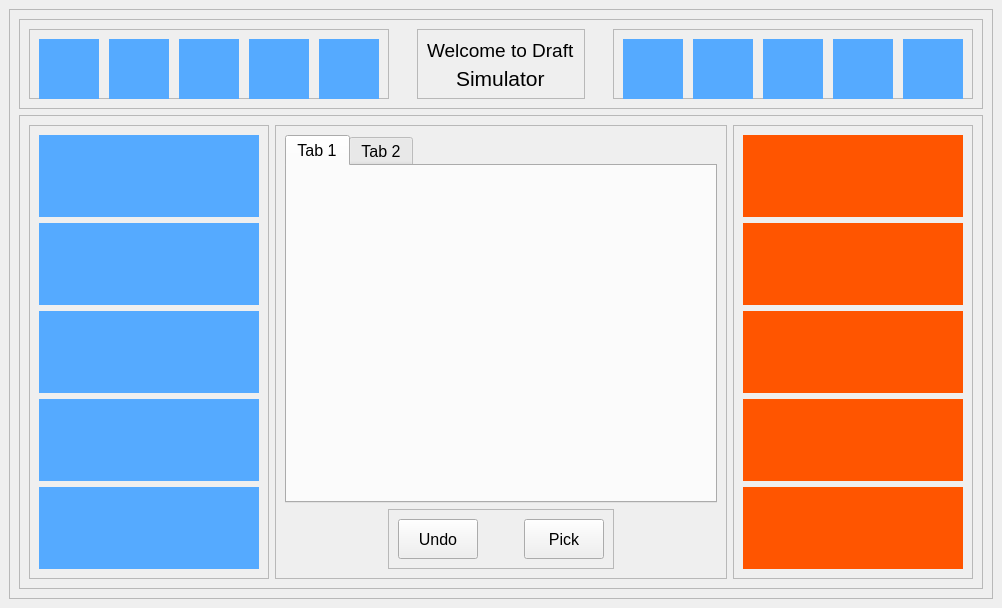
<?xml version="1.0" encoding="UTF-8"?>
<ui version="4.0">
 <class>MainWindow</class>
 <widget class="QMainWindow" name="MainWindow">
  <property name="geometry">
   <rect>
    <x>0</x>
    <y>0</y>
    <width>1002</width>
    <height>608</height>
   </rect>
  </property>
  <property name="windowTitle">
   <string>MainWindow</string>
  </property>
  <widget class="QWidget" name="centralwidget">
   <layout class="QGridLayout" name="gridLayout">
    <item row="0" column="0">
     <widget class="QFrame" name="frame">
      <property name="frameShape">
       <enum>QFrame::StyledPanel</enum>
      </property>
      <property name="frameShadow">
       <enum>QFrame::Raised</enum>
      </property>
      <layout class="QVBoxLayout" name="verticalLayout_2">
       <item>
        <widget class="QFrame" name="ban_frame">
         <property name="minimumSize">
          <size>
           <width>0</width>
           <height>0</height>
          </size>
         </property>
         <property name="frameShape">
          <enum>QFrame::StyledPanel</enum>
         </property>
         <property name="frameShadow">
          <enum>QFrame::Raised</enum>
         </property>
         <layout class="QHBoxLayout" name="horizontalLayout">
          <item>
           <widget class="QFrame" name="blue_ban_frame">
            <property name="sizePolicy">
             <sizepolicy hsizetype="Fixed" vsizetype="Fixed">
              <horstretch>0</horstretch>
              <verstretch>0</verstretch>
             </sizepolicy>
            </property>
            <property name="minimumSize">
             <size>
              <width>360</width>
              <height>70</height>
             </size>
            </property>
            <property name="maximumSize">
             <size>
              <width>400</width>
              <height>70</height>
             </size>
            </property>
            <property name="frameShape">
             <enum>QFrame::StyledPanel</enum>
            </property>
            <property name="frameShadow">
             <enum>QFrame::Raised</enum>
            </property>
            <widget class="QLabel" name="blue_ban1">
             <property name="geometry">
              <rect>
               <x>10</x>
               <y>10</y>
               <width>60</width>
               <height>60</height>
              </rect>
             </property>
             <property name="sizePolicy">
              <sizepolicy hsizetype="Fixed" vsizetype="Fixed">
               <horstretch>0</horstretch>
               <verstretch>0</verstretch>
              </sizepolicy>
             </property>
             <property name="minimumSize">
              <size>
               <width>60</width>
               <height>60</height>
              </size>
             </property>
             <property name="maximumSize">
              <size>
               <width>60</width>
               <height>60</height>
              </size>
             </property>
             <property name="styleSheet">
              <string notr="true">background-color: rgb(85, 170, 255);</string>
             </property>
             <property name="text">
              <string/>
             </property>
             <property name="alignment">
              <set>Qt::AlignCenter</set>
             </property>
            </widget>
            <widget class="QLabel" name="blue_ban2">
             <property name="geometry">
              <rect>
               <x>80</x>
               <y>10</y>
               <width>60</width>
               <height>60</height>
              </rect>
             </property>
             <property name="sizePolicy">
              <sizepolicy hsizetype="Fixed" vsizetype="Fixed">
               <horstretch>0</horstretch>
               <verstretch>0</verstretch>
              </sizepolicy>
             </property>
             <property name="minimumSize">
              <size>
               <width>60</width>
               <height>60</height>
              </size>
             </property>
             <property name="maximumSize">
              <size>
               <width>60</width>
               <height>60</height>
              </size>
             </property>
             <property name="styleSheet">
              <string notr="true">background-color: rgb(85, 170, 255);</string>
             </property>
             <property name="text">
              <string/>
             </property>
             <property name="alignment">
              <set>Qt::AlignCenter</set>
             </property>
            </widget>
            <widget class="QLabel" name="blue_ban3">
             <property name="geometry">
              <rect>
               <x>150</x>
               <y>10</y>
               <width>60</width>
               <height>60</height>
              </rect>
             </property>
             <property name="sizePolicy">
              <sizepolicy hsizetype="Fixed" vsizetype="Fixed">
               <horstretch>0</horstretch>
               <verstretch>0</verstretch>
              </sizepolicy>
             </property>
             <property name="minimumSize">
              <size>
               <width>60</width>
               <height>60</height>
              </size>
             </property>
             <property name="maximumSize">
              <size>
               <width>60</width>
               <height>60</height>
              </size>
             </property>
             <property name="styleSheet">
              <string notr="true">background-color: rgb(85, 170, 255);</string>
             </property>
             <property name="text">
              <string/>
             </property>
             <property name="alignment">
              <set>Qt::AlignCenter</set>
             </property>
            </widget>
            <widget class="QLabel" name="blue_ban4">
             <property name="geometry">
              <rect>
               <x>220</x>
               <y>10</y>
               <width>60</width>
               <height>60</height>
              </rect>
             </property>
             <property name="sizePolicy">
              <sizepolicy hsizetype="Fixed" vsizetype="Fixed">
               <horstretch>0</horstretch>
               <verstretch>0</verstretch>
              </sizepolicy>
             </property>
             <property name="minimumSize">
              <size>
               <width>60</width>
               <height>60</height>
              </size>
             </property>
             <property name="maximumSize">
              <size>
               <width>60</width>
               <height>60</height>
              </size>
             </property>
             <property name="styleSheet">
              <string notr="true">background-color: rgb(85, 170, 255);</string>
             </property>
             <property name="text">
              <string/>
             </property>
             <property name="alignment">
              <set>Qt::AlignCenter</set>
             </property>
            </widget>
            <widget class="QLabel" name="blue_ban5">
             <property name="geometry">
              <rect>
               <x>290</x>
               <y>10</y>
               <width>60</width>
               <height>60</height>
              </rect>
             </property>
             <property name="sizePolicy">
              <sizepolicy hsizetype="Fixed" vsizetype="Fixed">
               <horstretch>0</horstretch>
               <verstretch>0</verstretch>
              </sizepolicy>
             </property>
             <property name="minimumSize">
              <size>
               <width>60</width>
               <height>60</height>
              </size>
             </property>
             <property name="maximumSize">
              <size>
               <width>60</width>
               <height>60</height>
              </size>
             </property>
             <property name="styleSheet">
              <string notr="true">background-color: rgb(85, 170, 255);</string>
             </property>
             <property name="text">
              <string/>
             </property>
             <property name="alignment">
              <set>Qt::AlignCenter</set>
             </property>
            </widget>
           </widget>
          </item>
          <item>
           <spacer name="horizontalSpacer">
            <property name="orientation">
             <enum>Qt::Horizontal</enum>
            </property>
            <property name="sizeHint" stdset="0">
             <size>
              <width>40</width>
              <height>20</height>
             </size>
            </property>
           </spacer>
          </item>
          <item>
           <widget class="QFrame" name="welcome_frame">
            <property name="sizePolicy">
             <sizepolicy hsizetype="Fixed" vsizetype="Preferred">
              <horstretch>0</horstretch>
              <verstretch>0</verstretch>
             </sizepolicy>
            </property>
            <property name="minimumSize">
             <size>
              <width>0</width>
              <height>50</height>
             </size>
            </property>
            <property name="maximumSize">
             <size>
              <width>200</width>
              <height>16777215</height>
             </size>
            </property>
            <property name="frameShape">
             <enum>QFrame::StyledPanel</enum>
            </property>
            <property name="frameShadow">
             <enum>QFrame::Raised</enum>
            </property>
            <layout class="QVBoxLayout" name="verticalLayout">
             <item>
              <widget class="QLabel" name="top_label1">
               <property name="font">
                <font>
                 <pointsize>14</pointsize>
                </font>
               </property>
               <property name="text">
                <string>Welcome to Draft</string>
               </property>
              </widget>
             </item>
             <item alignment="Qt::AlignHCenter">
              <widget class="QLabel" name="top_label2">
               <property name="font">
                <font>
                 <pointsize>16</pointsize>
                </font>
               </property>
               <property name="text">
                <string>Simulator</string>
               </property>
              </widget>
             </item>
            </layout>
           </widget>
          </item>
          <item>
           <spacer name="horizontalSpacer_2">
            <property name="orientation">
             <enum>Qt::Horizontal</enum>
            </property>
            <property name="sizeHint" stdset="0">
             <size>
              <width>40</width>
              <height>20</height>
             </size>
            </property>
           </spacer>
          </item>
          <item>
           <widget class="QFrame" name="red_ban_frame">
            <property name="sizePolicy">
             <sizepolicy hsizetype="Fixed" vsizetype="Fixed">
              <horstretch>0</horstretch>
              <verstretch>0</verstretch>
             </sizepolicy>
            </property>
            <property name="minimumSize">
             <size>
              <width>360</width>
              <height>70</height>
             </size>
            </property>
            <property name="maximumSize">
             <size>
              <width>400</width>
              <height>70</height>
             </size>
            </property>
            <property name="frameShape">
             <enum>QFrame::StyledPanel</enum>
            </property>
            <property name="frameShadow">
             <enum>QFrame::Raised</enum>
            </property>
            <widget class="QLabel" name="red_ban1">
             <property name="geometry">
              <rect>
               <x>10</x>
               <y>10</y>
               <width>60</width>
               <height>60</height>
              </rect>
             </property>
             <property name="sizePolicy">
              <sizepolicy hsizetype="Expanding" vsizetype="Expanding">
               <horstretch>0</horstretch>
               <verstretch>0</verstretch>
              </sizepolicy>
             </property>
             <property name="minimumSize">
              <size>
               <width>40</width>
               <height>40</height>
              </size>
             </property>
             <property name="maximumSize">
              <size>
               <width>60</width>
               <height>60</height>
              </size>
             </property>
             <property name="styleSheet">
              <string notr="true">background-color: rgb(85, 170, 255);</string>
             </property>
             <property name="text">
              <string/>
             </property>
             <property name="alignment">
              <set>Qt::AlignCenter</set>
             </property>
            </widget>
            <widget class="QLabel" name="red_ban2">
             <property name="geometry">
              <rect>
               <x>80</x>
               <y>10</y>
               <width>60</width>
               <height>60</height>
              </rect>
             </property>
             <property name="sizePolicy">
              <sizepolicy hsizetype="Expanding" vsizetype="Expanding">
               <horstretch>0</horstretch>
               <verstretch>0</verstretch>
              </sizepolicy>
             </property>
             <property name="minimumSize">
              <size>
               <width>40</width>
               <height>40</height>
              </size>
             </property>
             <property name="maximumSize">
              <size>
               <width>60</width>
               <height>60</height>
              </size>
             </property>
             <property name="styleSheet">
              <string notr="true">background-color: rgb(85, 170, 255);</string>
             </property>
             <property name="text">
              <string/>
             </property>
             <property name="alignment">
              <set>Qt::AlignCenter</set>
             </property>
            </widget>
            <widget class="QLabel" name="red_ban3">
             <property name="geometry">
              <rect>
               <x>150</x>
               <y>10</y>
               <width>60</width>
               <height>60</height>
              </rect>
             </property>
             <property name="sizePolicy">
              <sizepolicy hsizetype="Fixed" vsizetype="Fixed">
               <horstretch>0</horstretch>
               <verstretch>0</verstretch>
              </sizepolicy>
             </property>
             <property name="minimumSize">
              <size>
               <width>40</width>
               <height>40</height>
              </size>
             </property>
             <property name="maximumSize">
              <size>
               <width>60</width>
               <height>60</height>
              </size>
             </property>
             <property name="styleSheet">
              <string notr="true">background-color: rgb(85, 170, 255);</string>
             </property>
             <property name="text">
              <string/>
             </property>
             <property name="alignment">
              <set>Qt::AlignCenter</set>
             </property>
            </widget>
            <widget class="QLabel" name="red_ban4">
             <property name="geometry">
              <rect>
               <x>220</x>
               <y>10</y>
               <width>60</width>
               <height>60</height>
              </rect>
             </property>
             <property name="sizePolicy">
              <sizepolicy hsizetype="Fixed" vsizetype="Fixed">
               <horstretch>0</horstretch>
               <verstretch>0</verstretch>
              </sizepolicy>
             </property>
             <property name="minimumSize">
              <size>
               <width>40</width>
               <height>40</height>
              </size>
             </property>
             <property name="maximumSize">
              <size>
               <width>60</width>
               <height>60</height>
              </size>
             </property>
             <property name="styleSheet">
              <string notr="true">background-color: rgb(85, 170, 255);</string>
             </property>
             <property name="text">
              <string/>
             </property>
             <property name="alignment">
              <set>Qt::AlignCenter</set>
             </property>
            </widget>
            <widget class="QLabel" name="red_ban5">
             <property name="geometry">
              <rect>
               <x>290</x>
               <y>10</y>
               <width>60</width>
               <height>60</height>
              </rect>
             </property>
             <property name="sizePolicy">
              <sizepolicy hsizetype="Fixed" vsizetype="Fixed">
               <horstretch>0</horstretch>
               <verstretch>0</verstretch>
              </sizepolicy>
             </property>
             <property name="minimumSize">
              <size>
               <width>40</width>
               <height>60</height>
              </size>
             </property>
             <property name="maximumSize">
              <size>
               <width>60</width>
               <height>60</height>
              </size>
             </property>
             <property name="styleSheet">
              <string notr="true">background-color: rgb(85, 170, 255);</string>
             </property>
             <property name="text">
              <string/>
             </property>
             <property name="alignment">
              <set>Qt::AlignCenter</set>
             </property>
            </widget>
           </widget>
          </item>
         </layout>
        </widget>
       </item>
       <item>
        <widget class="QFrame" name="pick_frame">
         <property name="frameShape">
          <enum>QFrame::StyledPanel</enum>
         </property>
         <property name="frameShadow">
          <enum>QFrame::Raised</enum>
         </property>
         <layout class="QHBoxLayout" name="horizontalLayout_2">
          <item>
           <widget class="QFrame" name="blue_pick_frame">
            <property name="sizePolicy">
             <sizepolicy hsizetype="Expanding" vsizetype="Expanding">
              <horstretch>0</horstretch>
              <verstretch>0</verstretch>
             </sizepolicy>
            </property>
            <property name="minimumSize">
             <size>
              <width>180</width>
              <height>0</height>
             </size>
            </property>
            <property name="maximumSize">
             <size>
              <width>240</width>
              <height>900</height>
             </size>
            </property>
            <property name="font">
             <font>
              <pointsize>12</pointsize>
             </font>
            </property>
            <property name="frameShape">
             <enum>QFrame::StyledPanel</enum>
            </property>
            <property name="frameShadow">
             <enum>QFrame::Raised</enum>
            </property>
            <layout class="QVBoxLayout" name="verticalLayout_5">
             <item>
              <widget class="QLabel" name="blue_pick1">
               <property name="minimumSize">
                <size>
                 <width>140</width>
                 <height>80</height>
                </size>
               </property>
               <property name="styleSheet">
                <string notr="true">background-color: rgb(85, 170, 255);</string>
               </property>
               <property name="text">
                <string/>
               </property>
               <property name="alignment">
                <set>Qt::AlignCenter</set>
               </property>
              </widget>
             </item>
             <item>
              <widget class="QLabel" name="blue_pick2">
               <property name="minimumSize">
                <size>
                 <width>140</width>
                 <height>80</height>
                </size>
               </property>
               <property name="styleSheet">
                <string notr="true">background-color: rgb(85, 170, 255);</string>
               </property>
               <property name="text">
                <string/>
               </property>
               <property name="alignment">
                <set>Qt::AlignCenter</set>
               </property>
              </widget>
             </item>
             <item>
              <widget class="QLabel" name="blue_pick3">
               <property name="minimumSize">
                <size>
                 <width>140</width>
                 <height>80</height>
                </size>
               </property>
               <property name="styleSheet">
                <string notr="true">background-color: rgb(85, 170, 255);</string>
               </property>
               <property name="text">
                <string/>
               </property>
               <property name="alignment">
                <set>Qt::AlignCenter</set>
               </property>
              </widget>
             </item>
             <item>
              <widget class="QLabel" name="blue_pick4">
               <property name="minimumSize">
                <size>
                 <width>140</width>
                 <height>80</height>
                </size>
               </property>
               <property name="styleSheet">
                <string notr="true">background-color: rgb(85, 170, 255);</string>
               </property>
               <property name="text">
                <string/>
               </property>
               <property name="alignment">
                <set>Qt::AlignCenter</set>
               </property>
              </widget>
             </item>
             <item>
              <widget class="QLabel" name="blue_pick5">
               <property name="minimumSize">
                <size>
                 <width>140</width>
                 <height>80</height>
                </size>
               </property>
               <property name="styleSheet">
                <string notr="true">background-color: rgb(85, 170, 255);</string>
               </property>
               <property name="text">
                <string/>
               </property>
               <property name="alignment">
                <set>Qt::AlignCenter</set>
               </property>
              </widget>
             </item>
            </layout>
           </widget>
          </item>
          <item>
           <widget class="QFrame" name="hero_frame">
            <property name="frameShape">
             <enum>QFrame::StyledPanel</enum>
            </property>
            <property name="frameShadow">
             <enum>QFrame::Raised</enum>
            </property>
            <layout class="QVBoxLayout" name="verticalLayout_4">
             <item>
              <widget class="QTabWidget" name="hero_tab">
               <property name="font">
                <font>
                 <pointsize>12</pointsize>
                </font>
               </property>
               <property name="currentIndex">
                <number>0</number>
               </property>
               <widget class="QWidget" name="tab">
                <attribute name="title">
                 <string>Tab 1</string>
                </attribute>
               </widget>
               <widget class="QWidget" name="tab_2">
                <attribute name="title">
                 <string>Tab 2</string>
                </attribute>
               </widget>
              </widget>
             </item>
             <item alignment="Qt::AlignHCenter">
              <widget class="QFrame" name="bottom_frame">
               <property name="maximumSize">
                <size>
                 <width>16777215</width>
                 <height>92</height>
                </size>
               </property>
               <property name="frameShape">
                <enum>QFrame::StyledPanel</enum>
               </property>
               <property name="frameShadow">
                <enum>QFrame::Raised</enum>
               </property>
               <layout class="QHBoxLayout" name="horizontalLayout_5">
                <item>
                 <widget class="QPushButton" name="undo_button">
                  <property name="minimumSize">
                   <size>
                    <width>60</width>
                    <height>40</height>
                   </size>
                  </property>
                  <property name="font">
                   <font>
                    <pointsize>12</pointsize>
                   </font>
                  </property>
                  <property name="styleSheet">
                   <string notr="true"/>
                  </property>
                  <property name="text">
                   <string>Undo</string>
                  </property>
                 </widget>
                </item>
                <item>
                 <spacer name="horizontalSpacer_4">
                  <property name="orientation">
                   <enum>Qt::Horizontal</enum>
                  </property>
                  <property name="sizeType">
                   <enum>QSizePolicy::Fixed</enum>
                  </property>
                  <property name="sizeHint" stdset="0">
                   <size>
                    <width>40</width>
                    <height>20</height>
                   </size>
                  </property>
                 </spacer>
                </item>
                <item>
                 <widget class="QPushButton" name="pick_button">
                  <property name="minimumSize">
                   <size>
                    <width>60</width>
                    <height>40</height>
                   </size>
                  </property>
                  <property name="font">
                   <font>
                    <pointsize>12</pointsize>
                   </font>
                  </property>
                  <property name="styleSheet">
                   <string notr="true"/>
                  </property>
                  <property name="text">
                   <string>Pick</string>
                  </property>
                 </widget>
                </item>
               </layout>
              </widget>
             </item>
            </layout>
           </widget>
          </item>
          <item>
           <widget class="QFrame" name="red_pick_frame">
            <property name="sizePolicy">
             <sizepolicy hsizetype="Expanding" vsizetype="Expanding">
              <horstretch>0</horstretch>
              <verstretch>0</verstretch>
             </sizepolicy>
            </property>
            <property name="minimumSize">
             <size>
              <width>180</width>
              <height>0</height>
             </size>
            </property>
            <property name="maximumSize">
             <size>
              <width>240</width>
              <height>900</height>
             </size>
            </property>
            <property name="font">
             <font>
              <pointsize>12</pointsize>
             </font>
            </property>
            <property name="frameShape">
             <enum>QFrame::StyledPanel</enum>
            </property>
            <property name="frameShadow">
             <enum>QFrame::Raised</enum>
            </property>
            <layout class="QVBoxLayout" name="verticalLayout_7">
             <item>
              <widget class="QLabel" name="red_pick1">
               <property name="minimumSize">
                <size>
                 <width>140</width>
                 <height>80</height>
                </size>
               </property>
               <property name="styleSheet">
                <string notr="true">background-color: rgb(255, 85, 0);</string>
               </property>
               <property name="text">
                <string/>
               </property>
               <property name="alignment">
                <set>Qt::AlignCenter</set>
               </property>
              </widget>
             </item>
             <item>
              <widget class="QLabel" name="red_pick2">
               <property name="minimumSize">
                <size>
                 <width>140</width>
                 <height>80</height>
                </size>
               </property>
               <property name="styleSheet">
                <string notr="true">background-color: rgb(255, 85, 0);</string>
               </property>
               <property name="text">
                <string/>
               </property>
               <property name="alignment">
                <set>Qt::AlignCenter</set>
               </property>
              </widget>
             </item>
             <item>
              <widget class="QLabel" name="red_pick3">
               <property name="minimumSize">
                <size>
                 <width>140</width>
                 <height>80</height>
                </size>
               </property>
               <property name="styleSheet">
                <string notr="true">background-color: rgb(255, 85, 0);</string>
               </property>
               <property name="text">
                <string/>
               </property>
               <property name="alignment">
                <set>Qt::AlignCenter</set>
               </property>
              </widget>
             </item>
             <item>
              <widget class="QLabel" name="red_pick4">
               <property name="minimumSize">
                <size>
                 <width>140</width>
                 <height>80</height>
                </size>
               </property>
               <property name="styleSheet">
                <string notr="true">background-color: rgb(255, 85, 0);</string>
               </property>
               <property name="text">
                <string/>
               </property>
               <property name="alignment">
                <set>Qt::AlignCenter</set>
               </property>
              </widget>
             </item>
             <item>
              <widget class="QLabel" name="red_pick5">
               <property name="minimumSize">
                <size>
                 <width>140</width>
                 <height>80</height>
                </size>
               </property>
               <property name="styleSheet">
                <string notr="true">background-color: rgb(255, 85, 0);</string>
               </property>
               <property name="text">
                <string/>
               </property>
               <property name="alignment">
                <set>Qt::AlignCenter</set>
               </property>
              </widget>
             </item>
            </layout>
           </widget>
          </item>
         </layout>
        </widget>
       </item>
      </layout>
     </widget>
    </item>
   </layout>
  </widget>
 </widget>
 <resources>
  <include location="../resource.qrc"/>
 </resources>
 <connections/>
</ui>
